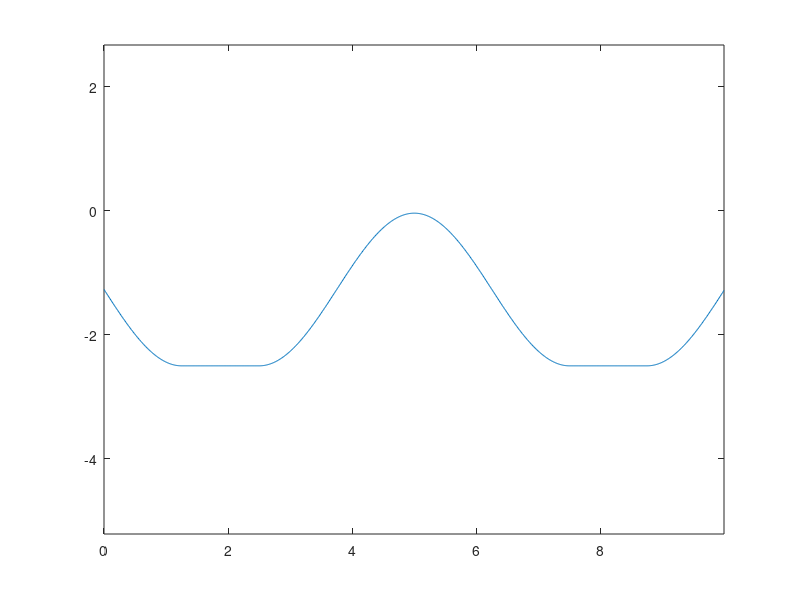

Reproduce this figure in MATLAB. (Note: this script raises an error after producing the figure.)

close all
clear
clc


%% Script for generating the thickness profile of a marimba bar as a function of
%the horizontal position
% Fabio Antonacci, 2021 @ Musical Acoustics, A.A. 2021/2022
dx = 0.01; % Step of the horizontal axis
x = 0:dx:10-dx; % Horizontal axis
N = length(x);
z = zeros(size(x)); % Variable for storing the thickness of the bar as a
%function of the horizontal position
a = 1.23; % To be modified in the range 0.1-->0.9, step 0.1
b = 1;
for n = 1:floor(N/8)-1
z(n) = a-2.5-a*cos((x(n)-1.25)*2*pi*b/5);
end
for n = floor(N/8):floor(N/4) % Constant thickness for the first fourth of the
%length of the bar
 z(n) = -2.5;
end
for n = floor(N/4)+1:3*floor(N/4) % Sinusoidal thickness profile in the central
%part of the bar
 z(n) = a-2.5+a*cos((x(n)-5)*2*pi*b/5);
end
for n = 6*floor(N/8)+1:7*floor(N/8) % Constant thickness for the last fourth of
%the length of the bar
 z(n) = -2.5;
end
for n = 7*floor(N/8)+1:N
z(n) = a-2.5-a*cos(-(x(n)-8.75)*2*pi*b/5);
end
plot(x,z)
axis equal

%% Inharmonicity

a = 0.1:0.1:1.2;

a_values = length(a);
f_values = 15;  %this must correspond to the searched frequencies in COMSOL

% f = matrix [12x5] of first 5 eigenfrequencies for each value of a
f = zeros(12,5);

fileID = fopen('./DataFromComsol.txt');

i = 1;
while ~feof(fileID)
    line = fgetl(fileID);
    if (line(1)) ~= '%'
        text_lines{i} = line;
        i = i+1;
    end
end
fclose(fileID);

for i = 1:a_values
    for j = 7:11    %taking only the searched 5 frequencies each value of a
        for k = 51:60  %taking only the correct characters inside each line
            freq(k) = text_lines{1,(i-1)*f_values+j}(k);
        end
        f(i,j-6) = str2num(freq);
    end
end


m = 1:1:5;
%matrix containing the inharmonicities of each harmonic with respect to the
%corresponding lower eigenfrequencies, for each value of a
I = zeros(12, 4);

for i = 1:length(a) %loop all values of parameter a
    for N = 2:5 %loop on harmonics
        for n = 2:N %loop on eigenfrequencies lower than N
            [value, m_n] = min(abs(f(i,n)-m*f(i,n-1)));
            I(i,N-1) = I(i,N-1) + abs((f(i,n)/f(i,n-1)) - m_n);
        end
    end
end

%% Plot

a = 0.1:0.1:1.2;

line1 = I(:,1);
line2 = I(:,2);
line3 = I(:,3);
line4 = I(:,4);

figure(1)
hold on
plot(a, line1, '-o')
plot(a, line2, '-o')
plot(a, line3, '-o')
plot(a, line4, '-o')
hold off
grid on
title('Inharmonicity')
xlabel('a')
ylabel('I')
legend('1st harmonic', '2nd harmonic', '3rd harmonic', '4th harmonic')

